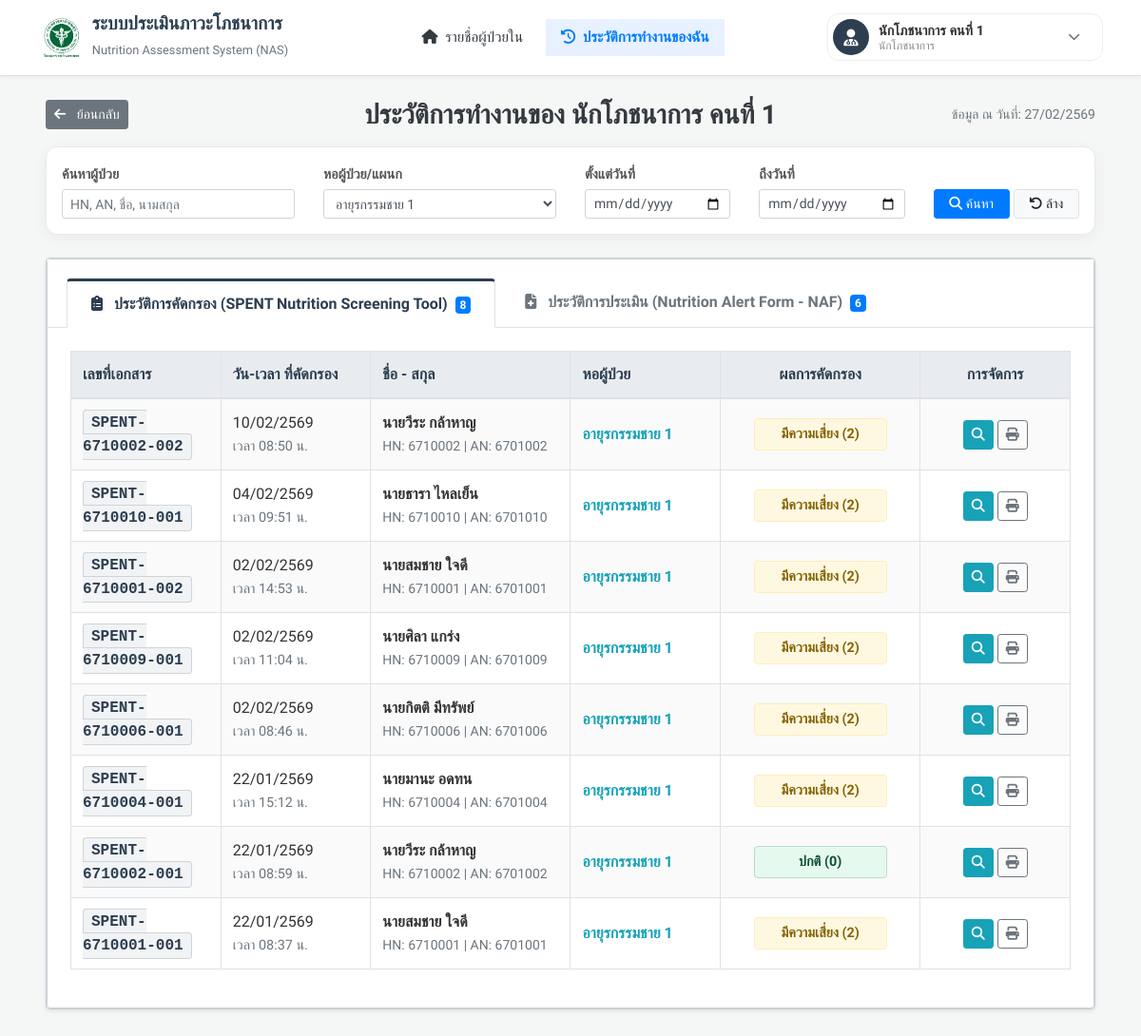
The app's page /nutrition_form_history.php?ward_id=1 (signed in) with its own data.
### tables this page shows
CREATE TABLE `nutrition_screening` (
  `nutrition_screening_id` int(11) NOT NULL COMMENT 'รหัสลำดับการคัดกรอง',
  `doc_no` varchar(20) NOT NULL COMMENT 'เลขที่เอกสารการคัดกรอง',
  `admissions_an` varchar(20) NOT NULL COMMENT 'รหัส AN',
  `patient_hn` varchar(20) NOT NULL COMMENT 'รหัส HN',
  `nutritionist_id` int(11) DEFAULT NULL COMMENT 'รหัสผู้ทำการคัดกรอง',
  `nutrition_screening_datetime` datetime NOT NULL COMMENT 'วันและเวลาที่ทำการคัดกรองภาวะโภชนาการ',
  `nutrition_screening_seq` int(11) DEFAULT 1 COMMENT 'ลำดับครั้งที่คัดกรองของการเข้ารับการรักษารอบนี้ ',
  `initial_diagnosis` varchar(255) DEFAULT NULL COMMENT 'การวินิจฉัยโรคเบื้องต้น',
  `present_weight` decimal(5,2) DEFAULT NULL COMMENT 'น้ำหนักตัวปัจจุบัน (กิโลกรัม)',
  `normal_weight` decimal(5,2) DEFAULT NULL COMMENT 'น้ำหนักตัวปกติ (กิโลกรัม)',
  `height` decimal(5,2) DEFAULT NULL COMMENT 'ส่วนสูงของผู้ป่วย (เซนติเมตร)',
  `bmi` decimal(5,2) DEFAULT NULL COMMENT 'ค่าดัชนีมวลกาย (BMI) ที่คำนวณได้',
  `weight_method` varchar(100) DEFAULT NULL COMMENT 'วิธีการที่ได้น้ำหนักมา',
  `q1_weight_loss` int(11) DEFAULT NULL COMMENT 'คะแนนคำถาม Q1: น้ำหนักลดลงโดยไม่ได้ตั้งใจ (1 = ใช่, 0 = ไม่ใช่)',
  `q2_eat_less` int(11) DEFAULT NULL COMMENT 'คะแนนคำถาม Q2: รับประทานอาหารได้น้อยลง (1 = ใช่, 0 = ไม่ใช่)',
  `q3_bmi_abnormal` int(11) DEFAULT NULL COMMENT 'คะแนนคำถาม Q3: BMI ต่ำกว่าเกณฑ์มาตรฐาน (1 = ใช่, 0 = ไม่ใช่)',
  `q4_critical` int(11) DEFAULT NULL COMMENT 'คะแนนคำถาม Q4: ผู้ป่วยมีภาวะวิกฤต (1 = ใช่, 0 = ไม่ใช่)',
  `nutrition_screening_result` varchar(50) DEFAULT NULL COMMENT 'ผลการคัดกรองรวม',
  `notes` text DEFAULT NULL COMMENT 'หมายเหตุหรือข้อมูลเพิ่มเติมจากการคัดกรอง',
  `created_at` datetime DEFAULT current_timestamp() COMMENT 'วันและเวลาที่ข้อมูลคัดกรองถูกบันทึกลงระบบ',
  `screening_status` varchar(50) DEFAULT NULL COMMENT 'สถานะความคืบหน้า (เช่น ปกติ, มีความเสี่ยง, รอทำแบบประเมิน, ประเมินต่อแล้ว)',
  `has_assessment` tinyint(1) DEFAULT 0 COMMENT 'สถานะการทำแบบประเมิน NAF ต่อเนื่อง (1 = มีการทำ NAF แล้ว, 0 = ยังไม่ทำ)',
  `assessment_doc_no` varchar(20) DEFAULT NULL COMMENT 'เลขที่เอกสารแบบประเมิน NAF ที่เชื่อมโยงกับใบนี้'
);

CREATE TABLE `patient` (
  `patient_id` int(11) NOT NULL COMMENT 'รหัสลำดับอ้างอิงข้อมูลผู้ป่วย',
  `patient_hn` varchar(20) NOT NULL COMMENT 'รหัสประจำตัวผู้ป่วย',
  `patient_id_card` varchar(13) DEFAULT NULL COMMENT 'เลขประจำตัวประชาชน 13 หลัก',
  `patient_firstname` varchar(100) NOT NULL COMMENT 'ชื่อจริงผู้ป่วย',
  `patient_lastname` varchar(100) NOT NULL COMMENT 'นามสกุลผู้ป่วย',
  `patient_gender` enum('ชาย','หญิง') DEFAULT NULL COMMENT 'เพศของผู้ป่วย',
  `patient_dob` date DEFAULT NULL COMMENT 'วันเดือนปีเกิดของผู้ป่วย',
  `patient_phone` varchar(20) DEFAULT NULL COMMENT 'เบอร์โทรศัพท์สำหรับติดต่อผู้ป่วยหรือญาติ',
  `patient_drug_allergy` text DEFAULT NULL COMMENT 'ประวัติการแพ้ยา',
  `patient_congenital_disease` text DEFAULT NULL COMMENT 'โรคประจำตัว'
);

CREATE TABLE `ward` (
  `ward_id` int(11) NOT NULL COMMENT 'รหัสลำดับอ้างอิงหอผู้ป่วย',
  `ward_name` varchar(100) NOT NULL COMMENT 'ชื่อหอผู้ป่วย'
);

### nutrition_form_history.php (the view, shortened to what the rows shown need)
<?php
require_once 'connect_db.php';
$my_id = $_SESSION['user_id'];
$ward_id    = isset($_GET['ward_id']) ? $_GET['ward_id'] : '';
function thaiDateOfficial($datetime)
{
    $time = strtotime($datetime);
    $day = date('d', $time);
    $month = date('m', $time);
    $year = date('Y', $time) + 543;
    $hour = date('H:i', $time);
    return $day . "/" . $month . "/" . $year . " <br><span class='text-muted' style='font-size:0.9em;'>เวลา " . $hour . " น.</span>";
}
try {
    $sql_spent = "
        SELECT
            ns.*,
            p.patient_firstname,
            p.patient_lastname,
            w.ward_name
        FROM nutrition_screening ns
        JOIN patient p ON ns.patient_hn = p.patient_hn
        LEFT JOIN admissions a ON ns.admissions_an = a.admissions_an
        LEFT JOIN ward w ON a.ward_id = w.ward_id
        WHERE ns.nutritionist_id = :uid
    ";
    $params_spent = [':uid' => $my_id];
    if ($ward_id !== '') {
        $sql_spent .= " AND a.ward_id = :ward_id";
        $params_spent[':ward_id'] = $ward_id;
    }
    $sql_spent .= " ORDER BY ns.nutrition_screening_datetime DESC";
    $stmt = $conn->prepare($sql_spent);
    $stmt->execute($params_spent);
    $history_spent = $stmt->fetchAll(PDO::FETCH_ASSOC);
} catch (PDOException $e) {
    error_log("Database Error: " . $e->getMessage());
    $history_spent = [];
    $history_naf = [];
}
?>
<!DOCTYPE html>
<html lang="th">
<head>
    <link rel="stylesheet" href="https://cdnjs.cloudflare.com/ajax/libs/font-awesome/6.4.0/css/all.min.css">
    <link rel="stylesheet" href="https://cdn.jsdelivr.net/npm/bootstrap@4.6.2/dist/css/bootstrap.min.css">
    <link rel="stylesheet" href="css/nutrition_form_history.css">
</head>
<body>
    <nav class="navbar navbar-expand-md navbar-light fixed-top navbar-custom border-bottom">
        <div class="container-fluid px-lg-4">
            <a class="navbar-brand d-flex align-items-center" href="#">
                <div class="brand-text">
                    <h1>ระบบประเมินภาวะโภชนาการ</h1>
                </div>
            </a>
        </div>
    </nav>
    <div class="container-fluid px-lg-5 mt-4 mb-5">
        <div class="card-formal">
            <div class="card-formal">
                <div class="tab-content p-4" id="myTabContent">
                    <div class="tab-pane fade show active" id="spent" role="tabpanel" aria-labelledby="spent-tab">
                        <div class="table-responsive">
                            <table class="table table-bordered table-striped table-formal">
                                <thead>
                                    <tr>
                                        <th width="15%">เลขที่เอกสาร</th>
                                        <th width="15%">วัน-เวลา ที่คัดกรอง</th>
                                        <th width="20%">ชื่อ - สกุล</th>
                                        <th width="15%">หอผู้ป่วย</th>
                                        <th width="20%" class="text-center">ผลการคัดกรอง</th>
                                        <th width="15%" class="text-center">การจัดการ</th>
                                    </tr>
                                </thead>
                                <tbody>
                                    <?php if (count($history_spent) > 0): ?>
                                        <?php foreach ($history_spent as $row): ?>
                                            <?php
                                            $score = $row['q1_weight_loss'] + $row['q2_eat_less'] + $row['q3_bmi_abnormal'] + $row['q4_critical'];
                                            $statusClass = ($score >= 2) ? 'status-risk' : 'status-normal';
                                            $statusText = ($score >= 2) ? 'มีความเสี่ยง' : 'ปกติ';
                                            ?>
                                            <tr>
                                                <td class="align-middle"><span class="doc-badge"><?php echo htmlspecialchars($row['doc_no']); ?></span></td>
                                                <td class="align-middle"><?php echo thaiDateOfficial($row['nutrition_screening_datetime']); ?></td>
                                                <td class="align-middle">
                                                    <strong><?php echo htmlspecialchars($row['patient_firstname']) . ' ' . htmlspecialchars($row['patient_lastname']); ?></strong><br>
                                                    <span class="text-muted small">HN: <?php echo htmlspecialchars($row['patient_hn']); ?> | AN: <?php echo htmlspecialchars($row['admissions_an'] ? $row['admissions_an'] : '-'); ?></span>
                                                </td>
                                                <td class="align-middle text-info font-weight-bold">
                                                    <?php echo htmlspecialchars(isset($row['ward_name']) ? $row['ward_name'] : '-'); ?>
                                                </td>
                                                <td class="align-middle text-center">
                                                    <span class="status-label <?php echo $statusClass; ?>">
                                                        <?php echo $statusText; ?> (<?php echo $score; ?>)
                                                    </span>
                                                </td>
                                                <td class="align-middle text-center">
                                                    <a href="nutrition_screening_form_view.php?doc_no=<?php echo htmlspecialchars($row['doc_no']); ?>" target="_blank" class="btn btn-sm btn-info text-white mb-1 mb-xl-0" title="ดูรายละเอียด">
                                                        <i class="fas fa-search"></i>
                                                    </a>
                                                    <a href="nutrition_screening_form_report.php?doc_no=<?php echo htmlspecialchars($row['doc_no']); ?>" target="_blank" class="btn btn-sm btn-outline-secondary" title="สั่งพิมพ์">
                                                        <i class="fas fa-print"></i>
                                                    </a>
                                                </td>
                                            </tr>
                                        <?php endforeach; ?>
                                    <?php else: ?>
                                        <tr>
                                            <td colspan="6" class="text-center py-5 text-muted">-- ไม่พบข้อมูลการคัดกรองตามเงื่อนไข --</td>
                                        </tr>
                                    <?php endif; ?>
                                </tbody>
                            </table>
                        </div>
                    </div>
                </div>
            </div>
        </div>
</body>
</html>

### records on screen
nutrition_screening: doc_no "SPENT-6710002-002", nutrition_screening_datetime "10", nutrition_screening_datetime "02", nutrition_screening_datetime "2569", nutrition_screening_datetime "08:50", patient.patient_firstname "นายวีระ", patient.patient_lastname "กล้าหาญ", patient_hn "6710002", admissions_an "6701002", ward.ward_name "อายุรกรรมชาย 1", statusText "มีความเสี่ยง", score "2"
nutrition_screening: doc_no "SPENT-6710010-001", nutrition_screening_datetime "04", nutrition_screening_datetime "02", nutrition_screening_datetime "2569", nutrition_screening_datetime "09:51", patient.patient_firstname "นายธารา", patient.patient_lastname "ไหลเย็น", patient_hn "6710010", admissions_an "6701010", ward.ward_name "อายุรกรรมชาย 1", statusText "มีความเสี่ยง", score "2"
nutrition_screening: doc_no "SPENT-6710001-002", nutrition_screening_datetime "02", nutrition_screening_datetime "2569", nutrition_screening_datetime "14:53", patient.patient_firstname "นายสมชาย", patient.patient_lastname "ใจดี", patient_hn "6710001", admissions_an "6701001", ward.ward_name "อายุรกรรมชาย 1", statusText "มีความเสี่ยง", score "2"
nutrition_screening: doc_no "SPENT-6710009-001", nutrition_screening_datetime "02", nutrition_screening_datetime "2569", nutrition_screening_datetime "11:04", patient.patient_firstname "นายศิลา", patient.patient_lastname "แกร่ง", patient_hn "6710009", admissions_an "6701009", ward.ward_name "อายุรกรรมชาย 1", statusText "มีความเสี่ยง", score "2"
nutrition_screening: doc_no "SPENT-6710006-001", nutrition_screening_datetime "02", nutrition_screening_datetime "2569", nutrition_screening_datetime "08:46", patient.patient_firstname "นายกิตติ", patient.patient_lastname "มีทรัพย์", patient_hn "6710006", admissions_an "6701006", ward.ward_name "อายุรกรรมชาย 1", statusText "มีความเสี่ยง", score "2"
nutrition_screening: doc_no "SPENT-6710004-001", nutrition_screening_datetime "22", nutrition_screening_datetime "01", nutrition_screening_datetime "2569", nutrition_screening_datetime "15:12", patient.patient_firstname "นายมานะ", patient.patient_lastname "อดทน", patient_hn "6710004", admissions_an "6701004", ward.ward_name "อายุรกรรมชาย 1", statusText "มีความเสี่ยง", score "2"
nutrition_screening: doc_no "SPENT-6710002-001", nutrition_screening_datetime "22", nutrition_screening_datetime "01", nutrition_screening_datetime "2569", nutrition_screening_datetime "08:59", patient.patient_firstname "นายวีระ", patient.patient_lastname "กล้าหาญ", patient_hn "6710002", admissions_an "6701002", ward.ward_name "อายุรกรรมชาย 1", statusText "ปกติ", q1_weight_loss "0"
nutrition_screening: doc_no "SPENT-6710001-001", nutrition_screening_datetime "22", nutrition_screening_datetime "01", nutrition_screening_datetime "2569", nutrition_screening_datetime "08:37", patient.patient_firstname "นายสมชาย", patient.patient_lastname "ใจดี", patient_hn "6710001", admissions_an "6701001", ward.ward_name "อายุรกรรมชาย 1", statusText "มีความเสี่ยง", score "2"

### other values on screen
$_SESSION['user_name'] "นักโภชนาการ คนที่ 1"
$_SESSION['user_position'] "นักโภชนาการ"
count($history_spent) "8"
count($history_naf) "6"
form field ward_id "อายุรกรรมชาย 1"
